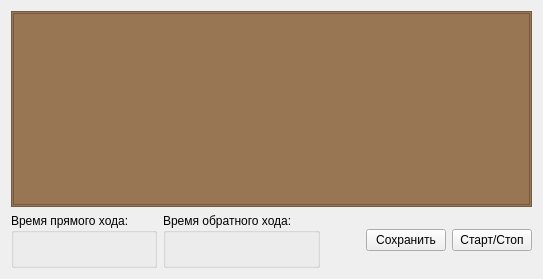
      <widget class="QWidget" name="tab_strokeTest">
       <property name="enabled">
        <bool>true</bool>
       </property>
       <attribute name="title">
        <string>Тест полного хода</string>
       </attribute>
       <layout class="QVBoxLayout" name="verticalLayout_26">
        <item>
         <widget class="QFrame" name="frame_6">
          <property name="styleSheet">
           <string notr="true">background-color: rgb(152, 118, 84);</string>
          </property>
          <property name="frameShape">
           <enum>QFrame::Shape::StyledPanel</enum>
          </property>
          <property name="frameShadow">
           <enum>QFrame::Shadow::Raised</enum>
          </property>
          <layout class="QVBoxLayout" name="verticalLayout_44">
           <property name="spacing">
            <number>3</number>
           </property>
           <property name="leftMargin">
            <number>1</number>
           </property>
           <property name="topMargin">
            <number>1</number>
           </property>
           <property name="rightMargin">
            <number>1</number>
           </property>
           <property name="bottomMargin">
            <number>1</number>
           </property>
           <item>
            <widget class="MyChart" name="Chart_stroke"/>
           </item>
          </layout>
         </widget>
        </item>
        <item>
         <layout class="QHBoxLayout" name="horizontalLayout_strokeTest_menu">
          <item>
           <widget class="QGroupBox" name="groupBox_strokeTest_forwardTime">
            <property name="title">
             <string>Время прямого хода:</string>
            </property>
            <layout class="QHBoxLayout" name="horizontalLayout_19">
             <item>
              <widget class="QLabel" name="label_strokeTest_forwardTime">
               <property name="text">
                <string/>
               </property>
              </widget>
             </item>
            </layout>
           </widget>
          </item>
          <item>
           <widget class="QGroupBox" name="groupBox__strokeTest_backwardTime">
            <property name="title">
             <string>Время обратного хода:</string>
            </property>
            <layout class="QHBoxLayout" name="horizontalLayout_20">
             <item>
              <widget class="QLabel" name="label_strokeTest_backwardTime">
               <property name="text">
                <string/>
               </property>
              </widget>
             </item>
            </layout>
           </widget>
          </item>
          <item>
           <spacer name="horizontalSpacer_strokeTest_menu">
            <property name="orientation">
             <enum>Qt::Orientation::Horizontal</enum>
            </property>
            <property name="sizeHint" stdset="0">
             <size>
              <width>40</width>
              <height>20</height>
             </size>
            </property>
           </spacer>
          </item>
          <item>
           <widget class="QPushButton" name="pushButton_strokeTest_save">
            <property name="text">
             <string>Сохранить</string>
            </property>
           </widget>
          </item>
          <item>
           <widget class="QPushButton" name="pushButton_strokeTest_start">
            <property name="text">
             <string>Старт/Стоп</string>
            </property>
           </widget>
          </item>
         </layout>
        </item>
       </layout>
      </widget>
